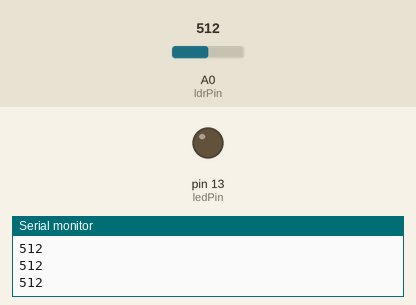
Bench run of a sketch on a simulated Arduino Uno, built with avr-gcc and run on an emulated ATmega328P. Parts: output pins drawn as LEDs (lit = HIGH), the last lines printed to the serial monitor. Inputs (shaded band) come from the test bench; at power-on: A0 (ldrPin) = 512.

Above: at 1.2 s.
1.3 s: A0 (ldrPin) set to 488
At 2.6 s:
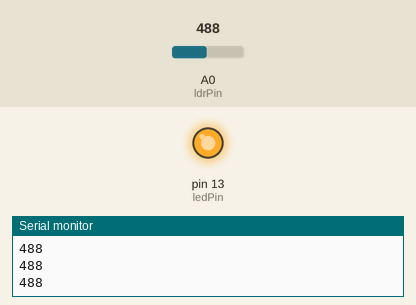
2.9 s: A0 (ldrPin) set to 510
At 3.9 s:
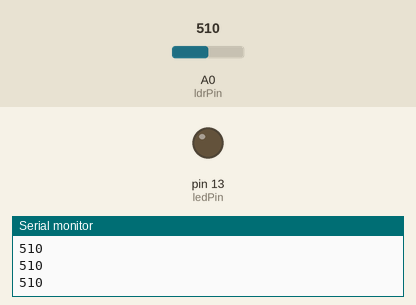
4.5 s: A0 (ldrPin) set to 490
At 5.2 s:
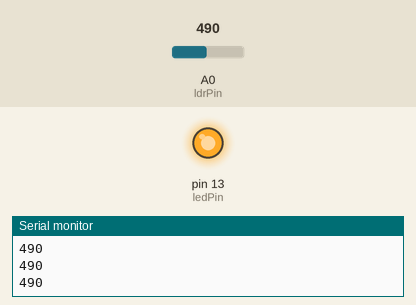
Timing chart, 0 to 7.5 s (numbered marks = the images above; inputs shaded):
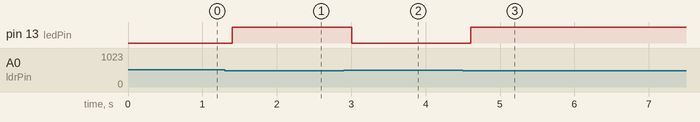

The sketch:

ldr_auto_light.ino
```cpp
int ldrPin = A0;       // LDR connected to analog pin A0
int ledPin = 13;       // LED connected to digital pin 13
int ldrValue = 0;      // Variable to store LDR reading

void setup() {
  pinMode(ledPin, OUTPUT);
  Serial.begin(9600); // Optional: for debugging
}

void loop() {
  ldrValue = analogRead(ldrPin); // Read LDR value
  Serial.println(ldrValue);      // Show value in Serial Monitor

  if (ldrValue < 500) {          // Threshold value for darkness
    digitalWrite(ledPin, HIGH);  // Turn on LED in dark
  } else {
    digitalWrite(ledPin, LOW);   // Turn off LED in light
  }

  delay(200); // Small delay for stability
}
```

Measured:
- the behaviour switches between 500 and 499 on A0 (ldrPin) (found by bisection; images 0 and 1)
- after the input at 1.3 s, pin 13 (ledPin): LOW → HIGH after 0.10 s
- after the input at 2.9 s, pin 13 (ledPin): HIGH → LOW after 0.10 s
- after the input at 4.5 s, pin 13 (ledPin): LOW → HIGH after 0.11 s
